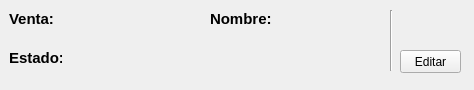
<?xml version="1.0" encoding="UTF-8"?>
<ui version="4.0">
 <class>Form</class>
 <widget class="QWidget" name="Form">
  <property name="geometry">
   <rect>
    <x>0</x>
    <y>0</y>
    <width>474</width>
    <height>90</height>
   </rect>
  </property>
  <property name="minimumSize">
   <size>
    <width>474</width>
    <height>90</height>
   </size>
  </property>
  <property name="windowTitle">
   <string>Form</string>
  </property>
  <widget class="QLabel" name="labelEstado">
   <property name="geometry">
    <rect>
     <x>9</x>
     <y>48</y>
     <width>53</width>
     <height>19</height>
    </rect>
   </property>
   <property name="font">
    <font>
     <pointsize>11</pointsize>
     <weight>75</weight>
     <bold>true</bold>
    </font>
   </property>
   <property name="text">
    <string>Estado:</string>
   </property>
  </widget>
  <widget class="QLabel" name="labelVenta">
   <property name="geometry">
    <rect>
     <x>9</x>
     <y>9</y>
     <width>46</width>
     <height>19</height>
    </rect>
   </property>
   <property name="font">
    <font>
     <pointsize>11</pointsize>
     <weight>75</weight>
     <bold>true</bold>
    </font>
   </property>
   <property name="text">
    <string>Venta:</string>
   </property>
  </widget>
  <widget class="QLabel" name="infoEstado">
   <property name="geometry">
    <rect>
     <x>73</x>
     <y>50</y>
     <width>301</width>
     <height>20</height>
    </rect>
   </property>
   <property name="font">
    <font>
     <family>Verdana</family>
     <pointsize>11</pointsize>
    </font>
   </property>
   <property name="text">
    <string/>
   </property>
  </widget>
  <widget class="QLabel" name="infoVenta">
   <property name="geometry">
    <rect>
     <x>68</x>
     <y>9</y>
     <width>131</width>
     <height>21</height>
    </rect>
   </property>
   <property name="font">
    <font>
     <family>Verdana</family>
     <pointsize>11</pointsize>
    </font>
   </property>
   <property name="text">
    <string/>
   </property>
  </widget>
  <widget class="QLabel" name="labelNombre">
   <property name="geometry">
    <rect>
     <x>210</x>
     <y>9</y>
     <width>63</width>
     <height>19</height>
    </rect>
   </property>
   <property name="font">
    <font>
     <pointsize>11</pointsize>
     <weight>75</weight>
     <bold>true</bold>
    </font>
   </property>
   <property name="text">
    <string>Nombre:</string>
   </property>
  </widget>
  <widget class="QLabel" name="infoNombre">
   <property name="geometry">
    <rect>
     <x>280</x>
     <y>10</y>
     <width>91</width>
     <height>21</height>
    </rect>
   </property>
   <property name="font">
    <font>
     <family>Verdana</family>
     <pointsize>11</pointsize>
    </font>
   </property>
   <property name="text">
    <string/>
   </property>
  </widget>
  <widget class="Line" name="line">
   <property name="geometry">
    <rect>
     <x>390</x>
     <y>10</y>
     <width>3</width>
     <height>61</height>
    </rect>
   </property>
   <property name="orientation">
    <enum>Qt::Vertical</enum>
   </property>
  </widget>
  <widget class="QLabel" name="labelDevolucion">
   <property name="geometry">
    <rect>
     <x>400</x>
     <y>10</y>
     <width>51</width>
     <height>21</height>
    </rect>
   </property>
   <property name="font">
    <font>
     <family>Verdana</family>
     <pointsize>10</pointsize>
     <weight>75</weight>
     <bold>true</bold>
    </font>
   </property>
   <property name="text">
    <string/>
   </property>
  </widget>
  <widget class="QPushButton" name="pushButton">
   <property name="geometry">
    <rect>
     <x>400</x>
     <y>50</y>
     <width>61</width>
     <height>23</height>
    </rect>
   </property>
   <property name="text">
    <string>Editar</string>
   </property>
  </widget>
 </widget>
 <resources/>
 <connections/>
</ui>
